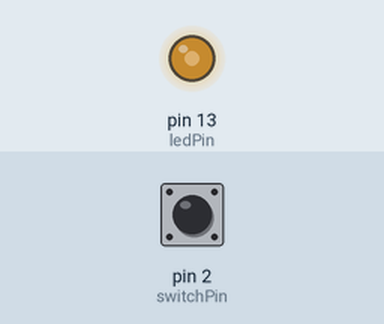
Recording of a sketch running on a simulated Arduino Uno, built with avr-gcc and run on an emulated ATmega328P. On the bench: output pins drawn as LEDs (lit = HIGH). Inputs (shaded band) come from the test bench; at power-on: pin 2 (switchPin) HIGH.

Above: at 1.2 s.
1.3 s: pin 2 (switchPin) pulled LOW for 0.15 s
At 2.1 s:
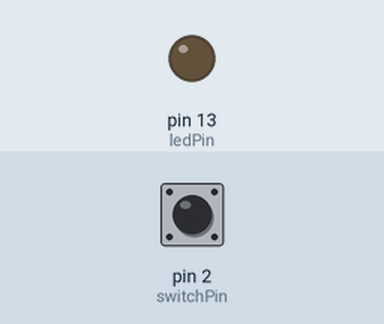
At 2.9 s:
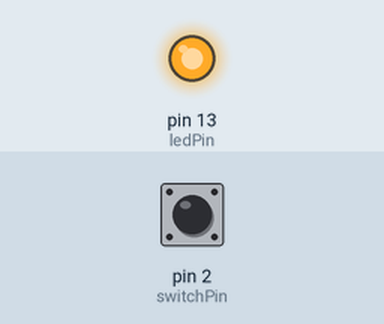
Timing chart, 0 to 10.3 s (numbered marks = the images above; inputs shaded):
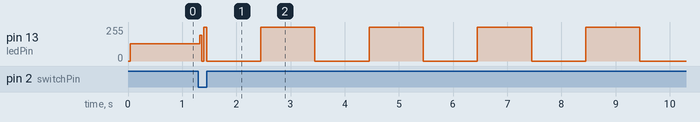

The sketch:

LED.ino
```cpp
const int switchPin = 2;
const int ledPin = 13;
bool isButtonPressed = false; // 버튼이 눌렸는지 여부를 저장할 변수
unsigned long previousMillis = 0;
unsigned long interval = 0; // LED 깜빡이는 간격을 저장할 변수
int buttonPressCount = 0;
bool isLongPressed = false; // 버튼이 오랫동안 눌렸는지 여부를 저장할 변수
unsigned long buttonPressStartTime = 0; // 버튼이 눌린 시간을 저장할 변수

void setup() {
  pinMode(switchPin, INPUT_PULLUP);
  pinMode(ledPin, OUTPUT);
}

void loop() {
  int switchState = digitalRead(switchPin);

  // 버튼이 눌렸을 때
  if (switchState == LOW) {
    // 버튼이 이전에 눌렸었는지 확인하여 LED 깜빡이는 간격을 변경
    if (!isButtonPressed) {
      isButtonPressed = true; // 버튼이 눌렸음을 저장
      buttonPressStartTime = millis(); // 버튼이 눌린 시간 저장
      digitalWrite(ledPin, HIGH); // LED 켜기
    }

    // 버튼이 2초 이상 눌린 경우
    if (millis() - buttonPressStartTime > 2000) {
      isLongPressed = true;
    }

    // 딜레이를 추가하여 버튼이 한 번만 인식되도록 함
    delay(50);
  } else {
    // 버튼이 떨어졌을 때
    if (isButtonPressed) {
      if (isLongPressed) {
        // 버튼이 오랫동안 눌린 경우 LED 끄기
        digitalWrite(ledPin, LOW);
        while(1){
         delay(1);
          if(digitalRead(switchPin) == LOW) {
            isButtonPressed = false; // 버튼이 떨어졌음을 저장
            isLongPressed = false; // 버튼이 오랫동안 눌린 상태 초기화
            break;
          }
        }
      } else {
        buttonPressCount++;

        if (buttonPressCount == 1) {
          interval = 1000;
        } else if (buttonPressCount == 2) {
          interval = 100;
        } else if (buttonPressCount == 3) {
          interval = 0;
        } else if (buttonPressCount == 4) {
          buttonPressCount = 0; // 버튼 누른 횟수 초기화
          interval = 1000; // 다시 1회 누름: 1초로 설정
        }
      }

      isButtonPressed = false; // 버튼이 떨어졌음을 저장
      isLongPressed = false; // 버튼이 오랫동안 눌린 상태 초기화
    }
  }

  // LED 깜빡이는 간격에 따라 LED 켜고 끄기
  if (millis() - previousMillis >= interval) {
    previousMillis = millis();
    digitalWrite(ledPin, !digitalRead(ledPin));
  }
}
```
